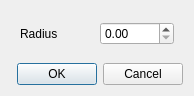
<?xml version="1.0" encoding="UTF-8"?>
<ui version="4.0">
 <class>ClippingDialog</class>
 <widget class="QDialog" name="ClippingDialog">
  <property name="geometry">
   <rect>
    <x>0</x>
    <y>0</y>
    <width>194</width>
    <height>96</height>
   </rect>
  </property>
  <property name="windowTitle">
   <string>Dialog</string>
  </property>
  <layout class="QGridLayout" name="gridLayout">
   <item row="0" column="0">
    <widget class="QWidget" name="widget" native="true">
     <layout class="QGridLayout" name="gridLayout_2">
      <item row="0" column="0">
       <widget class="QLabel" name="label">
        <property name="text">
         <string>Radius</string>
        </property>
       </widget>
      </item>
      <item row="0" column="1">
       <widget class="QDoubleSpinBox" name="dsRadius">
        <property name="maximum">
         <double>100.000000000000000</double>
        </property>
        <property name="singleStep">
         <double>0.100000000000000</double>
        </property>
       </widget>
      </item>
     </layout>
    </widget>
   </item>
   <item row="1" column="0">
    <widget class="QDialogButtonBox" name="buttonBox">
     <property name="orientation">
      <enum>Qt::Horizontal</enum>
     </property>
     <property name="standardButtons">
      <set>QDialogButtonBox::Cancel|QDialogButtonBox::Ok</set>
     </property>
    </widget>
   </item>
  </layout>
 </widget>
 <resources/>
 <connections>
  <connection>
   <sender>buttonBox</sender>
   <signal>accepted()</signal>
   <receiver>ClippingDialog</receiver>
   <slot>accept()</slot>
   <hints>
    <hint type="sourcelabel">
     <x>248</x>
     <y>254</y>
    </hint>
    <hint type="destinationlabel">
     <x>157</x>
     <y>274</y>
    </hint>
   </hints>
  </connection>
  <connection>
   <sender>buttonBox</sender>
   <signal>rejected()</signal>
   <receiver>ClippingDialog</receiver>
   <slot>reject()</slot>
   <hints>
    <hint type="sourcelabel">
     <x>316</x>
     <y>260</y>
    </hint>
    <hint type="destinationlabel">
     <x>286</x>
     <y>274</y>
    </hint>
   </hints>
  </connection>
 </connections>
</ui>
